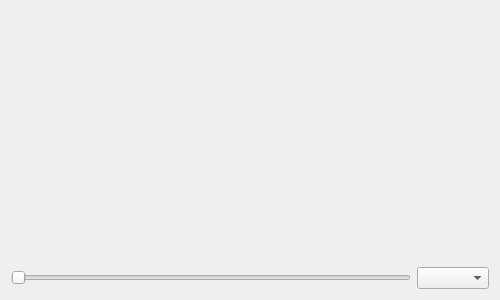
<?xml version="1.0" encoding="UTF-8"?>
<ui version="4.0">
 <class>frmMagicFish</class>
 <widget class="QWidget" name="frmMagicFish">
  <property name="geometry">
   <rect>
    <x>0</x>
    <y>0</y>
    <width>500</width>
    <height>300</height>
   </rect>
  </property>
  <property name="windowTitle">
   <string>Form</string>
  </property>
  <layout class="QGridLayout" name="gridLayout">
   <item row="0" column="0" colspan="2">
    <widget class="MagicFish" name="magicFish" native="true"/>
   </item>
   <item row="1" column="0">
    <widget class="QSlider" name="horizontalSlider">
     <property name="orientation">
      <enum>Qt::Horizontal</enum>
     </property>
    </widget>
   </item>
   <item row="1" column="1">
    <widget class="ColorComboBox" name="comboBox"/>
   </item>
  </layout>
 </widget>
 <customwidgets>
  <customwidget>
   <class>MagicFish</class>
   <extends>QWidget</extends>
   <header location="global">magicfish.h</header>
   <container>1</container>
  </customwidget>
  <customwidget>
   <class>ColorComboBox</class>
   <extends>QComboBox</extends>
   <header location="global">colorcombobox.h</header>
  </customwidget>
 </customwidgets>
 <resources/>
 <connections/>
</ui>
